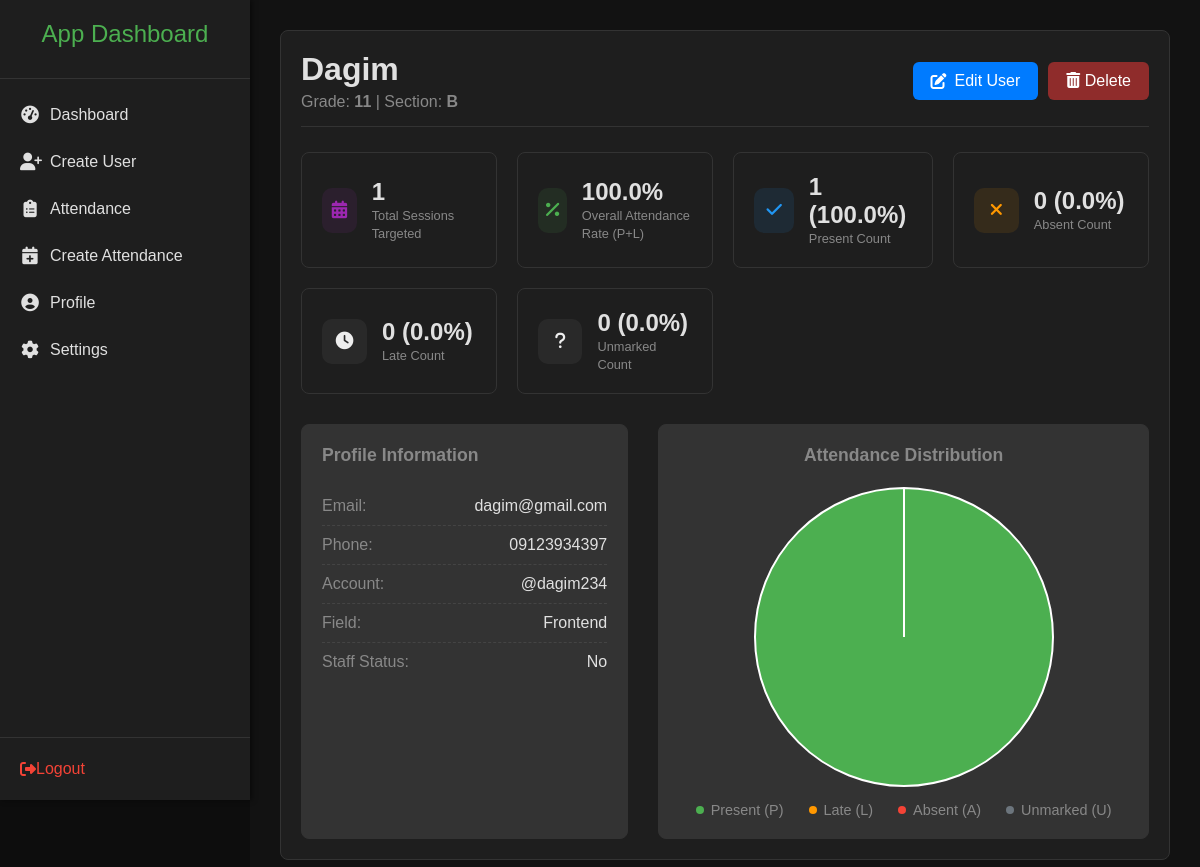
The app's page /users/user/2/ with its own data.
### users/models.py (models this page shows, shortened)
class Profile(models.Model):
    FIELD_CHOICE = [
        ("frontend", "Frontend"),
        ("backend", "Backend"),
        ("ai", "AI"),
        ("embadded", "Embadded"),
        ("cyber", "Cyber"),
        ("other", "Other"),
    ]
    user = models.OneToOneField(User, on_delete=models.CASCADE, related_name="profile")
    grade = models.CharField(max_length=20)
    section = models.CharField(max_length=20)
    field = models.CharField(max_length=50, choices=FIELD_CHOICE, default="frontend")
    account = models.CharField(max_length=100, default="N/A")
    phone_number = models.CharField(max_length=20)

### users/views.py (the view)
# urls.py: path("user/<int:user_id>/", views.user_detail, name="user_detail"),
@transaction.atomic
def user_detail(request, user_id):
    user_data = get_object_or_404(User, id=user_id)
    profile, created = Profile.objects.get_or_create(user=user_data)
    total_sessions = AttendanceSession.objects.filter(targets=user_data).count()
    attendance_counts = Attendance.objects.filter(user=user_data).aggregate(
        present_count=Count("status", filter=Q(status="present")),
        late_count=Count("status", filter=Q(status="late")),
        absent_count=Count("status", filter=Q(status="absent")),
    )
    present = attendance_counts["present_count"]
    late = attendance_counts["late_count"]
    absent = attendance_counts["absent_count"]
    marked_total = present + late + absent
    unmarked = total_sessions - marked_total
    if total_sessions > 0:
        present_percent = round((present / total_sessions) * 100, 1)
        late_percent = round((late / total_sessions) * 100, 1)
        absent_percent = round((absent / total_sessions) * 100, 1)
        unmarked_percent = round((unmarked / total_sessions) * 100, 1)
        attendance_rate = round(((present + late) / total_sessions) * 100, 1)
    else:
        present_percent, late_percent, absent_percent, unmarked_percent = 0, 0, 0, 0
        attendance_rate = 0
    context = {
        "user_data": user_data,
        "profile_data": profile,
        "total_sessions": total_sessions,
        "attendance_rate": attendance_rate,
        "analytics": {
            "present": {"count": present, "percent": present_percent},
            "late": {"count": late, "percent": late_percent},
            "absent": {"count": absent, "percent": absent_percent},
            "unmarked": {"count": unmarked, "percent": unmarked_percent},
        },
        "chart_data": [present, late, absent, unmarked],
    }
    return render(request, "users/user_detail.html", context)

### users/templates/users/user_detail.html (shortened to what this page needs)
{% extends 'fragments/dashboard_frag.html' %}
{% load static %}
{% block head %}
  <link rel="stylesheet" href="{% static 'users/css/user_detail.css' %}" />
{% endblock %}
{% block content %}
  <div class="detail-container">
    <div class="detail-header">
      <div>
        <h1 class="user-title">{{ user_data.username }}</h1>
        <p class="user-meta">
          Grade: <strong>{{ profile_data.grade|default:'N/A' }}</strong> | Section: <strong>{{ profile_data.section|default:'N/A' }}</strong>
        </p>
      </div>
      <div class="action-buttons">
        <a href="{% url 'user_edit' user_data.id %}" class="btn-primary-edit"><i class="fas fa-edit"></i> Edit User</a>
        <button type="button" id="open-delete-modal-btn" class="btn-danger-sm"><i class="fas fa-trash-alt"></i> Delete</button>
      </div>
    </div>
    <div class="analytics-grid">
      <div class="stat-card">
        <div class="icon-wrapper purple">
          <i class="fas fa-calendar-alt"></i>
        </div>
        <div class="stat-details">
          <h3>{{ total_sessions }}</h3>
          <span>Total Sessions Targeted</span>
        </div>
      </div>
      <div class="stat-card">
        <div class="icon-wrapper green">
          <i class="fas fa-percent"></i>
        </div>
        <div class="stat-details">
          <h3>{{ attendance_rate }}%</h3>
          <span>Overall Attendance Rate (P+L)</span>
        </div>
      </div>
      <div class="stat-card">
        <div class="icon-wrapper blue">
          <i class="fas fa-check"></i>
        </div>
        <div class="stat-details">
          <h3>{{ analytics.present.count }} ({{ analytics.present.percent }}%)</h3>
          <span>Present Count</span>
        </div>
      </div>
      <div class="stat-card">
        <div class="icon-wrapper orange">
          <i class="fas fa-times"></i>
        </div>
        <div class="stat-details">
          <h3>{{ analytics.absent.count }} ({{ analytics.absent.percent }}%)</h3>
          <span>Absent Count</span>
        </div>
      </div>
      <div class="stat-card">
        <div class="icon-wrapper red">
          <i class="fas fa-clock"></i>
        </div>
        <div class="stat-details">
          <h3>{{ analytics.late.count }} ({{ analytics.late.percent }}%)</h3>
          <span>Late Count</span>
        </div>
      </div>
      <div class="stat-card">
        <div class="icon-wrapper gray">
          <i class="fas fa-question"></i>
        </div>
        <div class="stat-details">
          <h3>{{ analytics.unmarked.count }} ({{ analytics.unmarked.percent }}%)</h3>
          <span>Unmarked Count</span>
        </div>
      </div>
    </div>
    <div class="main-content-grid">
      <div class="profile-info-box">
        <h3 class="section-title">Profile Information</h3>
        <div class="info-item">
          <label>Email:</label><span>{{ user_data.email|default:'N/A' }}</span>
        </div>
        <div class="info-item">
          <label>Phone:</label><span>{{ profile_data.phone_number|default:'N/A' }}</span>
        </div>
        <div class="info-item">
          <label>Account:</label><span>{{ profile_data.account|default:'N/A' }}</span>
        </div>
        <div class="info-item">
          <label>Field:</label><span>{{ profile_data.field|default:'Other'|capfirst }}</span>
        </div>
        <div class="info-item">
          <label>Staff Status:</label><span>
            {% if user_data.is_staff %}
              Yes
            {% else %}
              No
            {% endif %}
          </span>
        </div>
      </div>
      <div class="chart-box">
        <h3 class="section-title">Attendance Distribution</h3>
        <div class="chart-wrapper">
          <canvas id="attendanceChart"></canvas>
        </div>
        <div class="chart-legend">
          <span class="legend-item present-color">Present (P)</span>
          <span class="legend-item late-color">Late (L)</span>
          <span class="legend-item absent-color">Absent (A)</span>
          <span class="legend-item unmarked-color">Unmarked (U)</span>
        </div>
      </div>
    </div>
  </div>
{% endblock %}

### users/static/users/css/user_detail.css (style rules this page uses)
.detail-container { padding: 20px; background: var(--color-container-bg); border-radius: 8px; border: 1px solid var(--color-border-dark); }
.detail-header { display: flex; justify-content: space-between; align-items: center; border-bottom: 1px solid var(--color-border-dark); padding-bottom: 15px; margin-bottom: 25px; }
.user-title { color: var(--color-text-light); margin: 0; font-size: 2rem; font-weight: 600; }
.user-meta { color: var(--color-placeholder); font-size: 1rem; margin-top: 5px; }
.action-buttons { display: flex; gap: 10px; }
.btn-primary-edit { background: #007bff; color: white; padding: 10px 18px; border-radius: 6px; text-decoration: none; font-weight: 500; display: flex; align-items: center; gap: 8px; transition: background 0.2s; border: none; }
.btn-danger-sm { background: #e5383591; color: white; padding: 10px 18px; border: none; border-radius: 6px; cursor: pointer; font-weight: 500; transition: background 0.2s; font-size: 1rem; }
.analytics-grid { display: grid; grid-template-columns: repeat(4, 1fr); gap: 20px; margin-bottom: 30px; }
.stat-card { background: var(--color-container-bg); border: 1px solid var(--color-border-dark); padding: 20px; border-radius: 8px; display: flex; align-items: center; transition: transform 0.2s ease, border-color 0.2s; }
.icon-wrapper { width: 45px; height: 45px; border-radius: 10px; display: flex; align-items: center; justify-content: center; font-size: 1.1rem; margin-right: 15px; background: rgba(255, 255, 255, 0.05); }
.icon-wrapper.green { color: #4caf50; background: rgba(76, 175, 80, 0.1); }
.icon-wrapper.blue { color: #2196f3; background: rgba(33, 150, 243, 0.1); }
.icon-wrapper.orange { color: #ff9800; background: rgba(255, 152, 0, 0.1); }
.icon-wrapper.purple { color: #9c27b0; background: rgba(156, 39, 176, 0.1); }
.stat-details h3 { margin: 0; font-size: 1.5rem; color: var(--color-text-light); font-weight: 600; }
.stat-details span { color: var(--color-placeholder); font-size: 0.8rem; font-weight: 500; }
.main-content-grid { display: grid; grid-template-columns: 2fr 3fr; gap: 30px; }
.section-title { color: var(--color-placeholder); border-bottom: 1px solid var(--color-border-dark); padding-bottom: 5px; margin-bottom: 15px; font-size: 1.1rem; font-weight: 600; }
.profile-info-box { background: #333; padding: 20px; border-radius: 8px; border: 1px solid var(--color-border-dark); }
.info-item { display: flex; justify-content: space-between; padding: 10px 0; border-bottom: 1px dashed #444; color: var(--color-text-light); }
.info-item:last-child { border-bottom: none; }
.info-item label { font-weight: 500; color: var(--color-placeholder); }
.chart-box { background: #333; padding: 20px; border-radius: 8px; border: 1px solid var(--color-border-dark); display: flex; flex-direction: column; align-items: center; }
.chart-wrapper { max-width: 320px; margin: 0 auto 15px; }
.chart-legend { display: flex; flex-wrap: wrap; justify-content: center; gap: 15px 25px; font-size: 0.9rem; color: var(--color-placeholder); }
.legend-item { position: relative; padding-left: 15px; }
.legend-item::before { content: ""; position: absolute; left: 0; top: 50%; transform: translateY(-50%); width: 8px; height: 8px; border-radius: 50%; }
.present-color::before { background-color: #4caf50; }
.late-color::before { background-color: #ff9800; }
.absent-color::before { background-color: #f44336; }
.unmarked-color::before { background-color: #6c757d; }

### templates/fragments/dashboard_frag.html (style rules this page uses)
* { margin: 0; padding: 0; box-sizing: border-box; }
body { font-family: Arial, sans-serif; background: #0d0d0d; color: #eee; }
:root { --color-darkest-bg: #121212; --color-container-bg: #1e1e1e; --color-input-bg: #2a2a2a; --color-input-bg-focus: #383838; --color-border-dark: #333; --color-text-light: #e0e0e0; --color-placeholder: #888; --color-accent-green: #4caf50; --color-accent-green-hover: #45a049; --color-button-text: white; --color-shadow: rgba(0, 0, 0, 0.5); }

### records on screen
Profile: grade "11", section "B", phone_number "09123934397", account "@dagim234", field "Frontend"

### other values on screen
{{ user_data.username }} "Dagim"
{{ total_sessions }} "1"
{{ attendance_rate }} "100.0"
{{ analytics.present.count }} "1"
{{ analytics.present.percent }} "100.0"
{{ analytics.absent.count }} "0"
{{ analytics.absent.percent }} "0.0"
{{ analytics.late.count }} "0"
{{ analytics.late.percent }} "0.0"
{{ analytics.unmarked.count }} "0"
{{ analytics.unmarked.percent }} "0.0"
{{ user_data.email|default:'N/A' }} "dagim@gmail.com"
